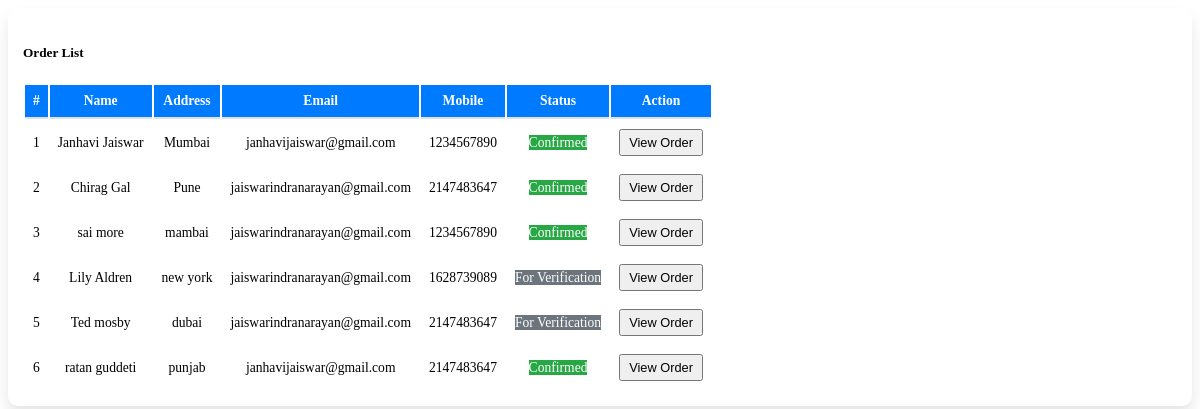
The page /admin/orders.php on the database its author committed.
### tables this page shows
CREATE TABLE `orders` (
  `id` int(30) NOT NULL,
  `name` text NOT NULL,
  `address` text NOT NULL,
  `mobile` int(10) NOT NULL,
  `email` text NOT NULL,
  `status` tinyint(1) NOT NULL DEFAULT 0
);

### admin/orders.php (the view, shortened to what this page needs)
<div class="container-fluid">
	<div class="card">
		<div class="card-body">
			<h5 class="card-title mb-3">Order List</h5>
			<table class="table table-bordered table-hover">
				<thead>
					<tr>
						<th>#</th>
						<th>Name</th>
						<th>Address</th>
						<th>Email</th>
						<th>Mobile</th>
						<th>Status</th>
						<th>Action</th>
					</tr>
				</thead>
				<tbody>
					<?php
					$i = 1;
					include 'db_connect.php';
					$qry = $conn->query("SELECT * FROM orders");
					while ($row = $qry->fetch_assoc()) :
					?>
						<tr>
							<td><?= $i++ ?></td>
							<td><?= htmlspecialchars($row['name']) ?></td>
							<td><?= htmlspecialchars($row['address']) ?></td>
							<td><?= htmlspecialchars($row['email']) ?></td>
							<td><?= htmlspecialchars($row['mobile']) ?></td>
							<?php if ($row['status'] == 1) : ?>
								<td><span class="badge badge-success">Confirmed</span></td>
							<?php else : ?>
								<td><span class="badge badge-secondary">For Verification</span></td>
							<?php endif; ?>
							<td>
								<button class="btn btn-sm btn-primary view_order" data-id="<?= $row['id'] ?>">View Order</button>
							</td>
						</tr>
					<?php endwhile; ?>
				</tbody>
			</table>
		</div>
	</div>
</div>

### admin/orders.php (style rules this page uses)
.card { border-radius: 10px; box-shadow: 0 10px 15px rgba(0, 0, 0, 0.1); }
.card-body { padding: 15px; }
.table { margin-bottom: 0; font-size: 0.85rem; }
.table th, .table td { padding: 8px; vertical-align: middle; text-align: center; }
.table thead th { background-color: #007bff; color: white; border-bottom: 2px solid #dee2e6; }
.badge-success { background-color: #28a745; color: white; }
.badge-secondary { background-color: #6c757d; color: white; }
.btn-sm { padding: 0.25rem 0.5rem; font-size: 0.8rem; }

### rows shown on the page
orders: name "Janhavi Jaiswar", address "Mumbai", email "janhavijaiswar@gmail.com", mobile "1234567890", status "Confirmed"
orders: name "Chirag Gal", address "Pune", email "jaiswarindranarayan@gmail.com", mobile "2147483647", status "Confirmed"
orders: name "sai more", address "mambai", email "jaiswarindranarayan@gmail.com", mobile "1234567890", status "Confirmed"
orders: name "Lily Aldren", address "new york", email "jaiswarindranarayan@gmail.com", mobile "1628739089", status "For Verification"
orders: name "Ted mosby", address "dubai", email "jaiswarindranarayan@gmail.com", mobile "2147483647", status "For Verification"
orders: name "ratan guddeti", address "punjab", email "janhavijaiswar@gmail.com", mobile "2147483647", status "Confirmed"
